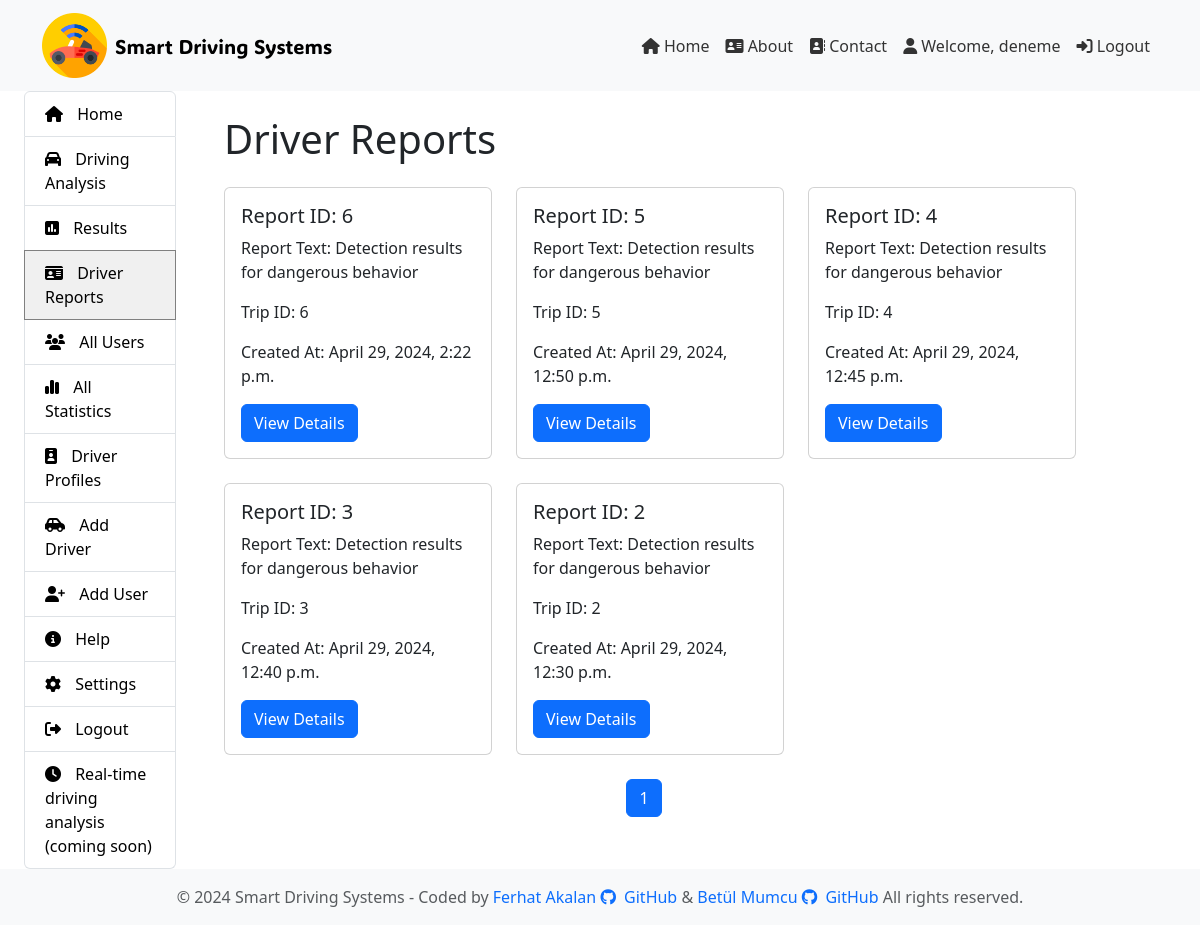
The page /report/driver-reports/ (signed in) on the database as committed earlier.
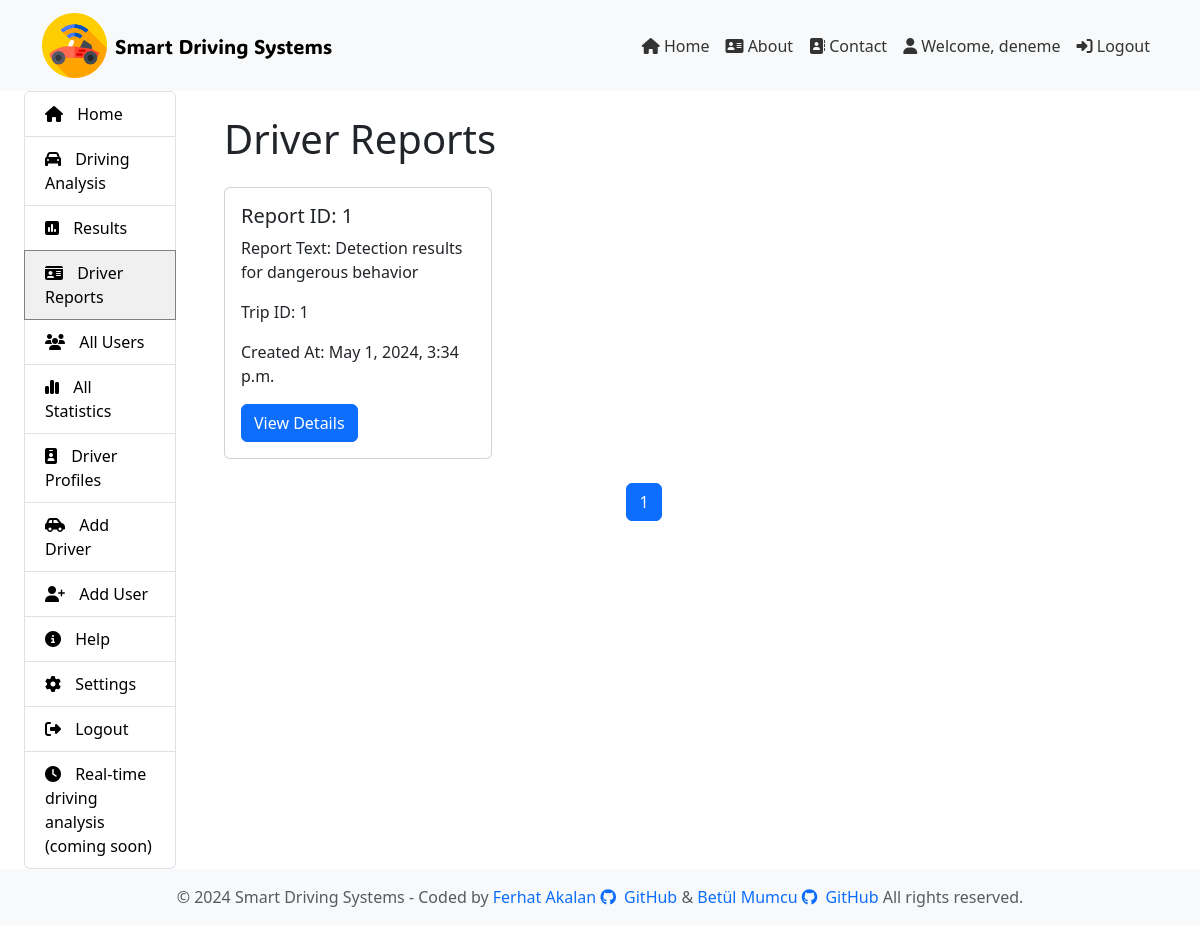
The same page on the database as committed later.
### report/models.py (models this page shows, shortened)
class Reports(models.Model):
    user = models.ForeignKey(User, on_delete=models.CASCADE)
    driver = models.ForeignKey(Driver, on_delete=models.CASCADE)
    trip = models.ForeignKey(Trips, on_delete=models.CASCADE)
    report_text = models.TextField()
    car_inside_report_path = models.TextField()
    car_outside_report_path = models.TextField()
    created_at = models.DateTimeField(default=timezone.now)
    total_frames_inside = models.IntegerField()
    total_frames_outside = models.IntegerField()

class Trips(models.Model):
    driver = models.ForeignKey(Driver, on_delete=models.CASCADE)
    start_time = models.DateTimeField(null=True, blank=True)
    end_time = models.DateTimeField(null=True, blank=True)
    car_inside_file_path = models.TextField(null=True, blank=True)
    car_outside_file_path = models.TextField(null=True, blank=True)

### report/views.py (the view)
# urls.py: path('driver-reports/', views.driver_reports, name='driver_reports'),
def driver_reports(request):
    report_list = Reports.objects.filter(trip__driver__user=request.user).order_by('-created_at')  # Oturum açmış kullanıcının raporlarını filtrele
    paginator = Paginator(report_list, 6)  # Sayfa başına 10 rapor
    page = request.GET.get('page')
    try:
        reports = paginator.page(page)
    except PageNotAnInteger:
        reports = paginator.page(1)
    except EmptyPage:
        reports = paginator.page(paginator.num_pages)
    return render(request, 'driver-reports.html', {'reports': reports})

### report/templates/driver-reports.html (shortened to what this page needs)
{% extends 'layout.html' %} {% block content %} {% load static %}
<div class="container">
  <h1 class="my-4">Driver Reports</h1>
  <div class="row">
    {% if reports %} {% for report in reports %}
    <div class="col-md-4">
      <div class="card mb-4">
        <div class="card-body">
          <h5 class="card-title">Report ID: {{ report.id }}</h5>
          <p class="card-text">Report Text: {{ report.report_text }}</p>
          <p class="card-text">Trip ID: {{ report.trip.id }}</p>
          <p class="card-text">Created At: {{ report.created_at }}</p>
          <a
            href="{% url 'report_details' report.id  %}"
            class="btn btn-primary"
            >View Details</a
          >
        </div>
      </div>
    </div>
    {% endfor %}
    <ul class="pagination justify-content-center">
      <li class="page-item active">
        <span class="page-link">{{ reports.number }}</span>
      </li>
    </ul>
    {% else %}
    <p>No reports available.</p>
    {% endif %}
  </div>
</div>
{% endblock %}

### templates/layout.html (shortened to what this page needs)
{% load static %}
<!DOCTYPE html>
<html lang="en">
  <head>
    <link
      rel="stylesheet"
      href="https://cdnjs.cloudflare.com/ajax/libs/font-awesome/6.5.1/css/all.min.css"
    />
    <link
      href="https://cdn.jsdelivr.net/npm/bootstrap@5.3.3/dist/css/bootstrap.min.css"
      rel="stylesheet"
    />
  </head>
  <body>
    <header>
      {% include 'partials/_navbar.html' %}
    </header>
    <div class="container-fluid">
      <div class="row">
        <div class="col-md-2">{% include 'partials/_sidebar.html' %}</div>
        <div
          class="{% if user.is_authenticated %}col-md-9{% else %}col-md-12{% endif %}"
        >
          <div class="content">{% block content %}{% endblock %}</div>
        </div>
      </div>
    </div>
    {% include 'partials/_footer.html' %}
  </body>
</html>

### templates/partials/_navbar.html (shortened to what this page needs)
{% load static %}
<link rel="stylesheet" type="text/css" href="{% static 'css/style.css' %}" />
<nav class="navbar navbar-expand-lg navbar-light bg-light">
  <div class="container">
    <a class="navbar-brand d-flex align-items-center" href="/">
      <img src="{% static 'img/logo.png' %}" alt="Logo" width="65" />
      <span class="ms-2" style="font-family: 'FasterOne'; font-size: 1.25rem"
        >Smart Driving Systems</span
      >
    </a>
    <div class="collapse navbar-collapse" id="navbarNav">
      <ul class="navbar-nav ms-auto">
        <li class="nav-item">
          <a class="nav-link" href="/"><i class="fas fa-home"></i> Home</a>
        </li>
        <li class="nav-item">
          <a class="nav-link" href="{% url 'about' %}"
            ><i class="fas fa-address-card"></i> About</a
          >
        </li>
        <li class="nav-item">
          <a class="nav-link" href="{%url 'contact'%}"
            ><i class="fas fa-address-book"></i> Contact</a
          >
        </li>
        {% if user.is_authenticated %}
        <li class="nav-item">
          <a class="nav-link" href="#"
            ><i class="fa-solid fa-user"></i> Welcome, {{ user.username }}</a
          >
        </li>
        <li class="nav-item">
          <a class="nav-link" href="{% url 'user_logout' %}"
            ><i class="fas fa-sign-in-alt"></i> Logout</a
          >
        </li>
        {% endif %}
      </ul>
    </div>
  </div>
</nav>

### templates/partials/_sidebar.html (shortened to what this page needs)
{% if user.is_authenticated %}
<div class="container-fluid">
  <div class="row">
    <div class="position-sticky top-0 start-0 bottom-1 bg-white">
      <div class="sidebar" style="cursor: pointer">
        <ul class="list-group">
          <li class="list-group-item nav-item-sidebar list-group-item-action {% if request.path == '/' %}active{% endif %}">
            <a class="sidebar-link" href="{% url 'home' %}"
              ><i class="fas fa-home"></i> Home</a
            >
          </li>
          <li class="list-group-item nav-item-sidebar list-group-item-action {% if '/upload/' in request.path %}active{% endif %}">
            <a href="{% url 'upload_file' %}"
              ><i class="fas fa-car"></i> Driving Analysis</a
            >
          </li>
          <li
            class="list-group-item nav-item-sidebar list-group-item-action"
          >
            <a href="/"
              ><i class="fa-solid fa-square-poll-vertical"></i> Results</a
            >
          </li>
          <li class="list-group-item nav-item-sidebar list-group-item-action {% if '/driver-reports/' in request.path %}active{% endif %}">
            <a href="{% url 'driver_reports' %}"><i class="fas fa-id-card"></i> Driver Reports</a>
          </li>
          <li
            class="list-group-item nav-item-sidebar list-group-item-action"
          >
            <a href="/"><i class="fa-solid fa-users"></i> All Users</a>
          </li>
          <li
            class="list-group-item nav-item-sidebar list-group-item-action"
          >
            <a href="/"
              ><i class="fa-solid fa-chart-simple"></i> All Statistics</a
            >
          </li>
          <li class="list-group-item nav-item-sidebar list-group-item-action {% if '/drivers/' in request.path %}active{% endif %}">
            <a href="{% url 'driver_list' %}"
              ><i class="fa-solid fa-id-badge"></i> Driver Profiles</a
            >
          </li>
          <li class="list-group-item nav-item-sidebar list-group-item-action {% if '/add-driver/' in request.path %}active{% endif %}">
            <a href="{% url 'add_driver' %}"
              ><i class="fa-solid fa-car-side"></i> Add Driver</a
            >
          </li>
          <li
            class="list-group-item nav-item-sidebar list-group-item-action"
          >
            <a href="/"><i class="fa-solid fa-user-plus"></i> Add User</a>
          </li>
          <li
            class="list-group-item nav-item-sidebar list-group-item-action"
          >
            <a href="/"><i class="fa-solid fa-circle-info"></i> Help</a>
          </li>
          <li
            class="list-group-item nav-item-sidebar list-group-item-action"
          >
            <a href="/"><i class="fa-solid fa-gear"></i> Settings</a>
          </li>
          <li
            class="list-group-item nav-item-sidebar list-group-item-action"
          >
            <a href="{% url 'user_logout' %}"
              ><i class="fa-solid fa-right-from-bracket"></i> Logout</a
            >
          </li>
          <li
            class="list-group-item nav-item-sidebar list-group-item-action"
          >
            <a href="/"
              ><i class="fa-solid fa-clock"></i> Real-time driving analysis
              (coming soon)</a
            >
          </li>
        </ul>
      </div>
    </div>
  </div>
</div>
{% endif %}

### templates/partials/_footer.html
<footer class="footer py-3 bg-light">
  <div class="container text-center">
    <span class="text-muted">
      © {% now "Y" %} Smart Driving Systems - Coded by
      <a
        href="https://www.linkedin.com/in/ferhatakalan"
        target="_blank"
        rel="noopener noreferrer"
        class="text-decoration-none"
        >Ferhat Akalan</a
      >
      <a
        href="https://github.com/FerhatAkalan"
        target="_blank"
        rel="noopener noreferrer"
        class="text-decoration-none"
        ><i class="fab fa-github me-1"></i> GitHub</a
      >
      &
      <a
        href="https://www.linkedin.com/in/betulmumcu"
        target="_blank"
        rel="noopener noreferrer"
        class="text-decoration-none"
        >Betül Mumcu</a
      >
      <a
        href="https://github.com/betuullm"
        target="_blank"
        rel="noopener noreferrer"
        class="text-decoration-none"
        ><i class="fab fa-github me-1"></i> GitHub</a
      >
      All rights reserved.
    </span>
  </div>
</footer>

### templates/partials/_navbar.html (style rules this page uses)
.nav-link { color: #333 !important; }

### templates/partials/_sidebar.html (style rules this page uses)
.list-group-item.nav-item-sidebar.list-group-item-action a { text-decoration: none; color: black; }
.sidebar ul li { padding: 10px 20px; }
.sidebar ul li a i { margin-right: 10px; }
.list-group-item.active { background-color: #f0f0f0; border-color: gray; }

Rows that differ between the two databases and show on the page:
removed Reports: id "6", report_text "Detection results for dangerous behavior", trip.id "6", created_at "April 29, 2024, 2:22 p.m."
removed Reports: id "5", report_text "Detection results for dangerous behavior", trip.id "5", created_at "April 29, 2024, 12:50 p.m."
removed Reports: id "4", report_text "Detection results for dangerous behavior", trip.id "4", created_at "April 29, 2024, 12:45 p.m."
removed Reports: id "3", report_text "Detection results for dangerous behavior", trip.id "3", created_at "April 29, 2024, 12:40 p.m."
removed Reports: id "2", report_text "Detection results for dangerous behavior", trip.id "2", created_at "April 29, 2024, 12:30 p.m."
added Reports: id "1", report_text "Detection results for dangerous behavior", trip.id "1", created_at "May 1, 2024, 3:34 p.m."
